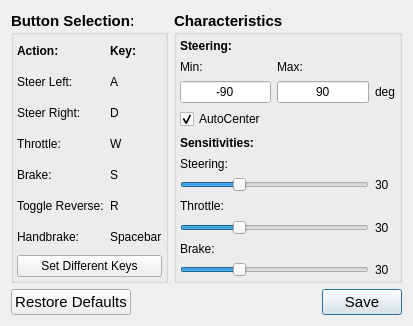
<?xml version="1.0" encoding="UTF-8"?>
<ui version="4.0">
 <class>Dialog</class>
 <widget class="QDialog" name="Dialog">
  <property name="geometry">
   <rect>
    <x>0</x>
    <y>0</y>
    <width>413</width>
    <height>326</height>
   </rect>
  </property>
  <property name="windowTitle">
   <string>Keyboard Settings</string>
  </property>
  <layout class="QGridLayout" name="gridLayout">
   <item row="0" column="0">
    <widget class="QGroupBox" name="button_groupbox">
     <property name="font">
      <font>
       <pointsize>11</pointsize>
       <weight>75</weight>
       <bold>true</bold>
      </font>
     </property>
     <property name="title">
      <string>Button Selection:</string>
     </property>
     <layout class="QGridLayout" name="gridLayout_5">
      <property name="leftMargin">
       <number>3</number>
      </property>
      <property name="topMargin">
       <number>3</number>
      </property>
      <property name="rightMargin">
       <number>3</number>
      </property>
      <property name="bottomMargin">
       <number>3</number>
      </property>
      <item row="0" column="0">
       <layout class="QGridLayout" name="gridLayout_2">
        <item row="1" column="1">
         <widget class="QLabel" name="label_steer_left">
          <property name="font">
           <font>
            <pointsize>9</pointsize>
            <weight>50</weight>
            <bold>false</bold>
           </font>
          </property>
          <property name="text">
           <string>A</string>
          </property>
         </widget>
        </item>
        <item row="6" column="1">
         <widget class="QLabel" name="label_handbrake">
          <property name="font">
           <font>
            <pointsize>9</pointsize>
            <weight>50</weight>
            <bold>false</bold>
           </font>
          </property>
          <property name="text">
           <string>Spacebar</string>
          </property>
         </widget>
        </item>
        <item row="5" column="1">
         <widget class="QLabel" name="label_reverse">
          <property name="font">
           <font>
            <pointsize>9</pointsize>
            <weight>50</weight>
            <bold>false</bold>
           </font>
          </property>
          <property name="text">
           <string>R</string>
          </property>
         </widget>
        </item>
        <item row="2" column="0">
         <widget class="QLabel" name="label_2">
          <property name="font">
           <font>
            <pointsize>9</pointsize>
            <weight>50</weight>
            <bold>false</bold>
           </font>
          </property>
          <property name="text">
           <string>Steer Right:</string>
          </property>
         </widget>
        </item>
        <item row="1" column="0">
         <widget class="QLabel" name="label">
          <property name="font">
           <font>
            <pointsize>9</pointsize>
            <weight>50</weight>
            <bold>false</bold>
           </font>
          </property>
          <property name="text">
           <string>Steer Left:</string>
          </property>
         </widget>
        </item>
        <item row="5" column="0">
         <widget class="QLabel" name="label_5">
          <property name="font">
           <font>
            <pointsize>9</pointsize>
            <weight>50</weight>
            <bold>false</bold>
           </font>
          </property>
          <property name="text">
           <string>Toggle Reverse:</string>
          </property>
         </widget>
        </item>
        <item row="3" column="0">
         <widget class="QLabel" name="label_3">
          <property name="font">
           <font>
            <pointsize>9</pointsize>
            <weight>50</weight>
            <bold>false</bold>
           </font>
          </property>
          <property name="text">
           <string>Throttle:</string>
          </property>
         </widget>
        </item>
        <item row="4" column="0">
         <widget class="QLabel" name="label_4">
          <property name="font">
           <font>
            <pointsize>9</pointsize>
            <weight>50</weight>
            <bold>false</bold>
           </font>
          </property>
          <property name="text">
           <string>Brake:</string>
          </property>
         </widget>
        </item>
        <item row="6" column="0">
         <widget class="QLabel" name="label_6">
          <property name="font">
           <font>
            <pointsize>9</pointsize>
            <weight>50</weight>
            <bold>false</bold>
           </font>
          </property>
          <property name="text">
           <string>Handbrake:</string>
          </property>
         </widget>
        </item>
        <item row="2" column="1">
         <widget class="QLabel" name="label_steer_right">
          <property name="font">
           <font>
            <pointsize>9</pointsize>
            <weight>50</weight>
            <bold>false</bold>
           </font>
          </property>
          <property name="text">
           <string>D</string>
          </property>
         </widget>
        </item>
        <item row="4" column="1">
         <widget class="QLabel" name="label_brake">
          <property name="font">
           <font>
            <pointsize>9</pointsize>
            <weight>50</weight>
            <bold>false</bold>
           </font>
          </property>
          <property name="text">
           <string>S</string>
          </property>
         </widget>
        </item>
        <item row="7" column="0" colspan="2">
         <widget class="QPushButton" name="btn_set_keys">
          <property name="font">
           <font>
            <pointsize>9</pointsize>
            <weight>50</weight>
            <bold>false</bold>
           </font>
          </property>
          <property name="text">
           <string>Set Different Keys</string>
          </property>
          <property name="checkable">
           <bool>true</bool>
          </property>
         </widget>
        </item>
        <item row="3" column="1">
         <widget class="QLabel" name="label_throttle">
          <property name="font">
           <font>
            <pointsize>9</pointsize>
            <weight>50</weight>
            <bold>false</bold>
           </font>
          </property>
          <property name="text">
           <string>W</string>
          </property>
         </widget>
        </item>
        <item row="0" column="0">
         <widget class="QLabel" name="label_13">
          <property name="font">
           <font>
            <pointsize>9</pointsize>
            <weight>75</weight>
            <bold>true</bold>
           </font>
          </property>
          <property name="text">
           <string>Action:</string>
          </property>
         </widget>
        </item>
        <item row="0" column="1">
         <widget class="QLabel" name="label_14">
          <property name="font">
           <font>
            <pointsize>9</pointsize>
            <weight>75</weight>
            <bold>true</bold>
           </font>
          </property>
          <property name="text">
           <string>Key:</string>
          </property>
         </widget>
        </item>
       </layout>
      </item>
     </layout>
    </widget>
   </item>
   <item row="0" column="1">
    <widget class="QGroupBox" name="groupBox_2">
     <property name="font">
      <font>
       <pointsize>11</pointsize>
       <weight>75</weight>
       <bold>true</bold>
      </font>
     </property>
     <property name="title">
      <string>Characteristics</string>
     </property>
     <layout class="QGridLayout" name="gridLayout_7">
      <property name="leftMargin">
       <number>3</number>
      </property>
      <property name="topMargin">
       <number>3</number>
      </property>
      <property name="rightMargin">
       <number>3</number>
      </property>
      <property name="bottomMargin">
       <number>3</number>
      </property>
      <item row="0" column="0">
       <layout class="QGridLayout" name="gridLayout_3">
        <item row="0" column="0" colspan="3">
         <widget class="QLabel" name="label_10">
          <property name="font">
           <font>
            <pointsize>9</pointsize>
            <weight>75</weight>
            <bold>true</bold>
           </font>
          </property>
          <property name="text">
           <string>Steering:</string>
          </property>
         </widget>
        </item>
        <item row="9" column="0" colspan="3">
         <widget class="QLabel" name="label_16">
          <property name="font">
           <font>
            <pointsize>9</pointsize>
            <weight>50</weight>
            <bold>false</bold>
           </font>
          </property>
          <property name="text">
           <string>Brake:</string>
          </property>
         </widget>
        </item>
        <item row="4" column="0" colspan="3">
         <widget class="QLabel" name="label_11">
          <property name="font">
           <font>
            <pointsize>9</pointsize>
            <weight>75</weight>
            <bold>true</bold>
           </font>
          </property>
          <property name="text">
           <string>Sensitivities:</string>
          </property>
         </widget>
        </item>
        <item row="5" column="0" colspan="3">
         <widget class="QLabel" name="label_12">
          <property name="font">
           <font>
            <pointsize>9</pointsize>
            <weight>50</weight>
            <bold>false</bold>
           </font>
          </property>
          <property name="text">
           <string>Steering:</string>
          </property>
         </widget>
        </item>
        <item row="1" column="0">
         <widget class="QLabel" name="label_7">
          <property name="font">
           <font>
            <pointsize>9</pointsize>
            <weight>50</weight>
            <bold>false</bold>
           </font>
          </property>
          <property name="text">
           <string>Min:</string>
          </property>
         </widget>
        </item>
        <item row="2" column="2">
         <widget class="QLabel" name="label_9">
          <property name="font">
           <font>
            <pointsize>9</pointsize>
            <weight>50</weight>
            <bold>false</bold>
           </font>
          </property>
          <property name="text">
           <string>deg</string>
          </property>
         </widget>
        </item>
        <item row="3" column="0" colspan="2">
         <widget class="QCheckBox" name="checkbox_autocenter">
          <property name="font">
           <font>
            <pointsize>9</pointsize>
            <weight>50</weight>
            <bold>false</bold>
           </font>
          </property>
          <property name="text">
           <string>AutoCenter</string>
          </property>
          <property name="checked">
           <bool>true</bool>
          </property>
         </widget>
        </item>
        <item row="1" column="1">
         <widget class="QLabel" name="label_8">
          <property name="font">
           <font>
            <pointsize>9</pointsize>
            <weight>50</weight>
            <bold>false</bold>
           </font>
          </property>
          <property name="text">
           <string>Max:</string>
          </property>
         </widget>
        </item>
        <item row="2" column="1">
         <widget class="QLineEdit" name="line_edit_max_steer">
          <property name="font">
           <font>
            <pointsize>9</pointsize>
            <weight>50</weight>
            <bold>false</bold>
           </font>
          </property>
          <property name="text">
           <string>90</string>
          </property>
          <property name="alignment">
           <set>Qt::AlignCenter</set>
          </property>
         </widget>
        </item>
        <item row="2" column="0">
         <widget class="QLineEdit" name="line_edit_min_steer">
          <property name="font">
           <font>
            <pointsize>9</pointsize>
            <weight>50</weight>
            <bold>false</bold>
           </font>
          </property>
          <property name="text">
           <string>-90</string>
          </property>
          <property name="alignment">
           <set>Qt::AlignCenter</set>
          </property>
         </widget>
        </item>
        <item row="7" column="0" colspan="3">
         <widget class="QLabel" name="label_15">
          <property name="font">
           <font>
            <pointsize>9</pointsize>
            <weight>50</weight>
            <bold>false</bold>
           </font>
          </property>
          <property name="text">
           <string>Throttle:</string>
          </property>
         </widget>
        </item>
        <item row="8" column="0" colspan="2">
         <widget class="QSlider" name="slider_throttle_sensitivity">
          <property name="font">
           <font>
            <pointsize>9</pointsize>
            <weight>50</weight>
            <bold>false</bold>
           </font>
          </property>
          <property name="maximum">
           <number>100</number>
          </property>
          <property name="singleStep">
           <number>0</number>
          </property>
          <property name="value">
           <number>30</number>
          </property>
          <property name="orientation">
           <enum>Qt::Horizontal</enum>
          </property>
         </widget>
        </item>
        <item row="8" column="2">
         <widget class="QLabel" name="label_throttle_sensitivity">
          <property name="font">
           <font>
            <pointsize>9</pointsize>
            <weight>50</weight>
            <bold>false</bold>
           </font>
          </property>
          <property name="text">
           <string>30</string>
          </property>
         </widget>
        </item>
        <item row="6" column="2">
         <widget class="QLabel" name="label_steer_sensitivity">
          <property name="font">
           <font>
            <pointsize>9</pointsize>
            <weight>50</weight>
            <bold>false</bold>
           </font>
          </property>
          <property name="text">
           <string>30</string>
          </property>
         </widget>
        </item>
        <item row="6" column="0" colspan="2">
         <widget class="QSlider" name="slider_steer_sensitivity">
          <property name="font">
           <font>
            <pointsize>9</pointsize>
            <weight>50</weight>
            <bold>false</bold>
           </font>
          </property>
          <property name="maximum">
           <number>100</number>
          </property>
          <property name="value">
           <number>30</number>
          </property>
          <property name="orientation">
           <enum>Qt::Horizontal</enum>
          </property>
         </widget>
        </item>
        <item row="10" column="2">
         <widget class="QLabel" name="label_brake_sensitivity">
          <property name="font">
           <font>
            <pointsize>9</pointsize>
            <weight>50</weight>
            <bold>false</bold>
           </font>
          </property>
          <property name="text">
           <string>30</string>
          </property>
         </widget>
        </item>
        <item row="10" column="0" colspan="2">
         <widget class="QSlider" name="slider_brake_sensitivity">
          <property name="font">
           <font>
            <pointsize>9</pointsize>
            <weight>50</weight>
            <bold>false</bold>
           </font>
          </property>
          <property name="maximum">
           <number>100</number>
          </property>
          <property name="value">
           <number>30</number>
          </property>
          <property name="orientation">
           <enum>Qt::Horizontal</enum>
          </property>
         </widget>
        </item>
       </layout>
      </item>
     </layout>
    </widget>
   </item>
   <item row="2" column="0" colspan="2">
    <widget class="QDialogButtonBox" name="button_box_settings">
     <property name="font">
      <font>
       <pointsize>11</pointsize>
      </font>
     </property>
     <property name="orientation">
      <enum>Qt::Horizontal</enum>
     </property>
     <property name="standardButtons">
      <set>QDialogButtonBox::RestoreDefaults|QDialogButtonBox::Save</set>
     </property>
    </widget>
   </item>
  </layout>
 </widget>
 <resources/>
 <connections>
  <connection>
   <sender>button_box_settings</sender>
   <signal>accepted()</signal>
   <receiver>Dialog</receiver>
   <slot>accept()</slot>
   <hints>
    <hint type="sourcelabel">
     <x>248</x>
     <y>254</y>
    </hint>
    <hint type="destinationlabel">
     <x>157</x>
     <y>274</y>
    </hint>
   </hints>
  </connection>
  <connection>
   <sender>button_box_settings</sender>
   <signal>rejected()</signal>
   <receiver>Dialog</receiver>
   <slot>reject()</slot>
   <hints>
    <hint type="sourcelabel">
     <x>316</x>
     <y>260</y>
    </hint>
    <hint type="destinationlabel">
     <x>286</x>
     <y>274</y>
    </hint>
   </hints>
  </connection>
 </connections>
</ui>
